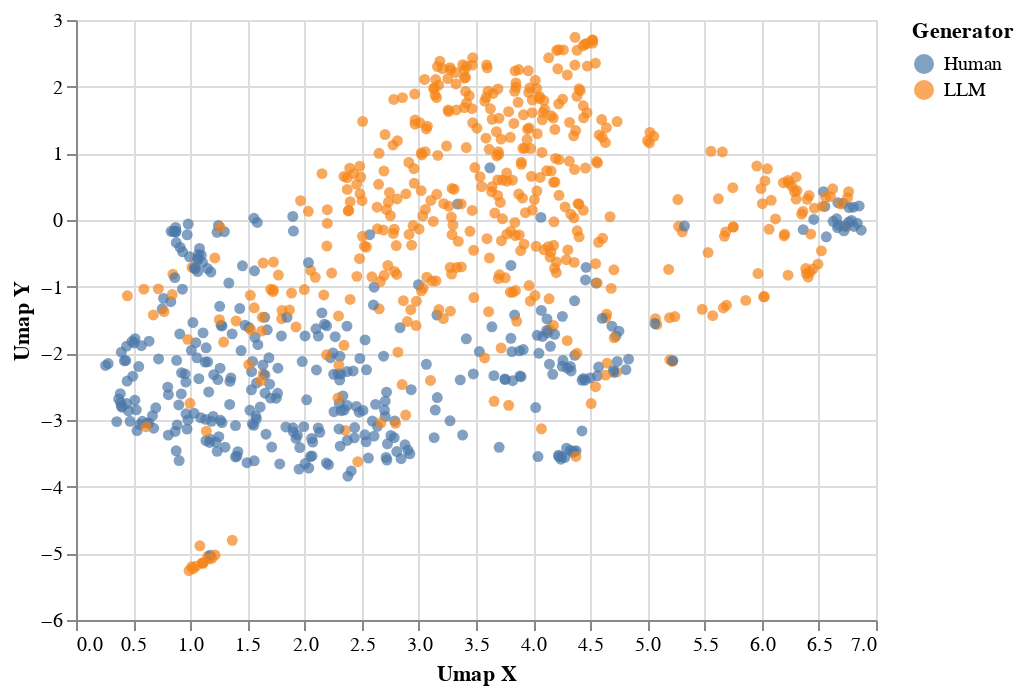

The cell this chart's notebook holds for it:
### Code cell
# remove-cell

import altair as alt
from vega_datasets import data

source = df

alt.Chart(source).mark_circle(size=30).encode(
    x='Umap X',
    y='Umap Y',
    color='Generator',
    tooltip=['Generator', 'Question']
).interactive()

### Figure 1 — Vega-Lite specification as saved in the notebook (floating-point values rounded to 4 significant figures; data arrays with more than 128 entries replaced by an {"elided": "..."} marker saying what was removed)
{"config": {"view": {"continuousWidth": 400, "continuousHeight": 300}}, "data": {"name": "data-3fae88059e5f661d3d2950673c976971"}, "mark": {"type": "circle", "size": 30}, "encoding": {"color": {"field": "Generator", "type": "nominal"}, "tooltip": [{"field": "Generator", "type": "nominal"}, {"field": "Question", "type": "nominal"}], "x": {"field": "Umap X", "type": "quantitative"}, "y": {"field": "Umap Y", "type": "quantitative"}}, "selection": {"selector006": {"type": "interval", "bind": "scales", "encodings": ["x", "y"]}}, "$schema": "https://vega.github.io/schema/vega-lite/v4.17.0.json", "datasets": {"data-3fae88059e5f661d3d2950673c976971": {"elided": "818 records"}}}
